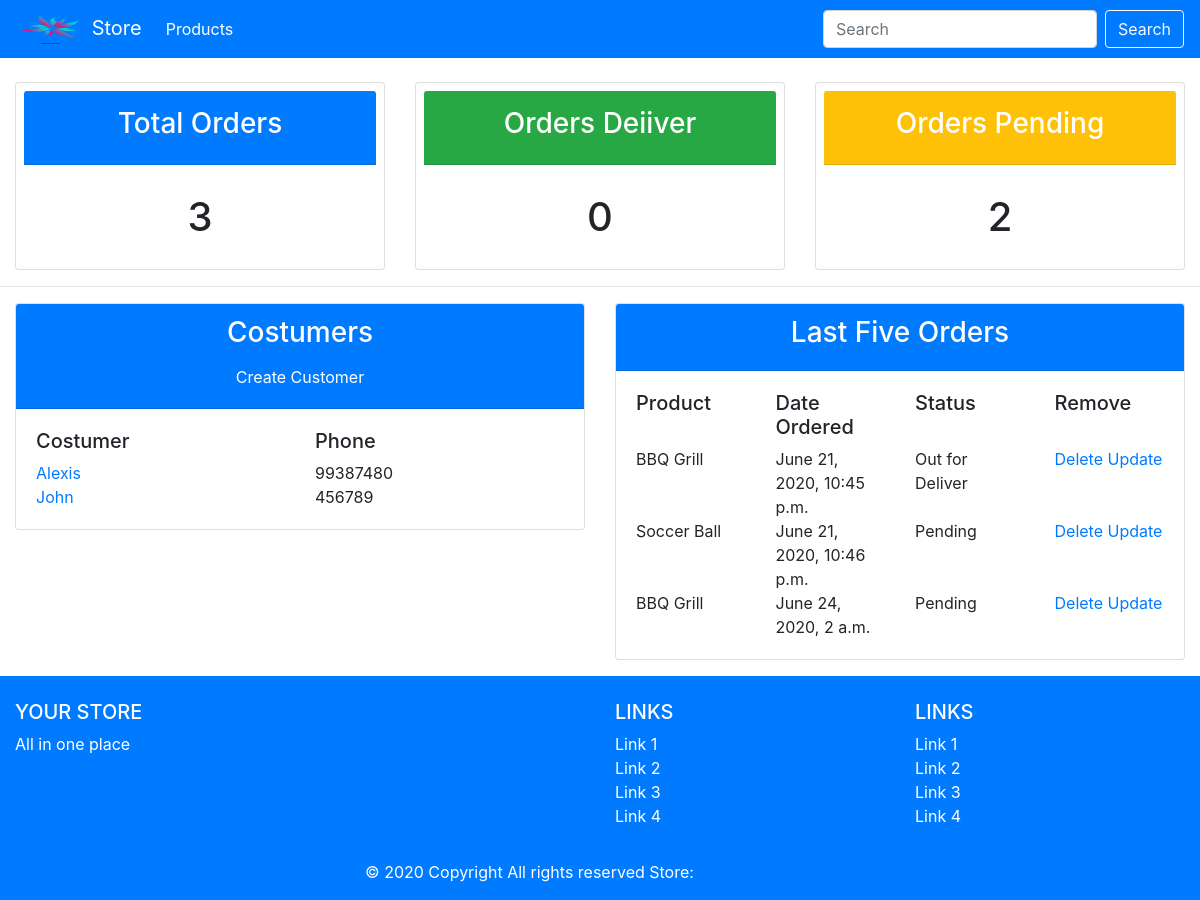
The page / on the database its author committed.
### accounts/models.py (models this page shows, shortened)
class Costumer(models.Model):
    name= models.CharField(max_length=200, null = True)
    phone= models.CharField(max_length=200, null = True)
    email= models.CharField(max_length=200, null = True)
    date_created= models.DateTimeField(auto_now_add=True, null= True)

class Order(models.Model):
    Status =(('Pending','Pending'),('Out for Deliver','Out for Deliver'),('Delivered','Delivered'))
    costumer=models.ForeignKey(Costumer, null=True, on_delete= models.SET_NULL)
    product= models.ForeignKey(Product, null= True,on_delete= models.SET_NULL)
    date_created= models.DateTimeField(auto_now_add=True, null = True)
    status =  models.CharField(max_length=200, null= True, choices=Status)
    note = models.CharField(max_length=500,null=True)

class Product(models.Model):
    Category= (('Indor','Indor'),('Outdor', 'Outdor'))
    name = models.CharField(max_length=200, null= True)
    price= models.FloatField(null=True)
    category= models.CharField(max_length=200, null= True, choices=Category)
    description= models.CharField(max_length=220, null= True, blank=True)
    date_created= models.DateTimeField(auto_now_add=True)
    tag = models.ManyToManyField(Tag, null= True)
    def __str__(self):
        return self.name

### accounts/views.py (the view)
# urls.py: path('',home ,name="home"),
def home(request):
    order = Order.objects.all()
    costumer = Costumer.objects.all()
    total_costumers= costumer.count()
    total_order = order.count()
    delivered = order.filter(status='Delivered').count()
    pending = order.filter(status='Pending').count()
    context = {"orders":order,"costumers":costumer,'total_costumers':total_costumers,'total_orders':total_order,'delivered':delivered,'pending':pending}
    return render(request,'accounts/base.html',context);

### accounts/templates/accounts/base.html (shortened to what this page needs)
{% load static %}
<!DOCTYPE html>
<html lang="en">
<head>
    <link rel="stylesheet" href="{% static 'accounts/css/bootstrap.css' %}">
</head>
<body>
    <nav class="navbar navbar-expand-lg navbar-primary bg-primary  ">
        <a class="navbar-brand text-white" href="{% url 'home' %}"> <img src="{% static 'images/logo.png' %}" alt="" style="width: 70px; height: 30px;" class="p-0"> Store</a>
        <div class="collapse navbar-collapse" id="navbarSupportedContent">
          <ul class="navbar-nav mr-auto">
            <li class="nav-item active">
              <a class="nav-link text-white" href="{% url 'products' %}">Products<span class="sr-only">(current)</span></a>
            </li>
          </ul>
          <form class="form-inline my-2 my-lg-0">
            <input class="form-control mr-sm-2" type="search" placeholder="Search" aria-label="Search">
            <button class="btn btn-outline-light my-2 my-sm-0" type="submit">Search</button>
          </form>
        </div>
      </nav>
    {% block content %}
        {% include "accounts/layouts/status.html" %}
        {% include "accounts/layouts/dashboard.html" %}
    {% endblock content %}
    {% include "accounts/partials/footer.html" %}
</body>
</html>

### accounts/templates/accounts/layouts/dashboard.html
<hr>
<div class="container-fluid ">
    <div class="row">
        <div class="col-md-6 mb-3">
            <div class="card">
                <div class="card-header bg-primary thumbnail text-center text-white">
                    <h3>Costumers</h3>
                    <button class="btn btn-primary thumbnail">Create Customer</button>
                </div>
                <div class="card-body">
                    <div class="row">
                        <div class="col-md-6">
                            <h5>Costumer</h5>
                        </div>
                        <div class="col-md-6">
                            <h5>Phone</h5>
                        </div>
                        {% for costumer in costumers %}
                            <div class="col-md-6">
                                <span><a href="{% url 'costumer' costumer.id %}">{{costumer.name}}</a></span>                            </div>
                            <div class="col-md-6">
                                <span>{{costumer.phone}}</span>
                            </div>
                        {% endfor %}
                    </div>
                </div>
            </div>
        </div>
        <div class="col-md-6 mb-3">
            <div class="card">
                <div class="card-header bg-primary thumbnail text-white text-center">
                    <h3>Last Five Orders </h3>
                </div>
                <div class="card-body">
                    <div class="row">
                        <div class="col-md-3">
                            <h5>Product</h5>
                        </div>
                        <div class="col-md-3">
                            <h5>Date Ordered</h5>
                        </div>
                        <div class="col-md-3">
                            <h5>Status</h5>
                        </div>
                        <div class="col-md-3">
                            <h5>Remove</h5>
                        </div>
                        {% for order in orders %}
                        <div class="col-md-3">
                            <span>{{order.product}}</span>
                        </div>
                        <div class="col-md-3">
                            <span>{{order.date_created}}</span>
                        </div>
                        <div class="col-md-3">
                            <span>{{order.status}}</span>
                        </div>
                        <div class="col-md-3">
                            <a href="{% url 'delete_order' order.id %}">Delete</a>
                            <a href="{% url 'update_order' order.id %}">Update</a>
                        </div>
                        {% endfor %}
                    </div>
                </div>
            </div>
        </div>
    </div>
</div>

### rows shown on the page
Costumer: name "Alexis", phone "99387480"
Costumer: name "John", phone "456789"
Order: product "BBQ Grill", date_created "June 21, 2020, 10:45 p.m.", status "Out for Deliver"
Order: product "Soccer Ball", date_created "June 21, 2020, 10:46 p.m.", status "Pending"
Order: product "BBQ Grill", date_created "June 24, 2020, 2 a.m.", status "Pending"

### other values the page prints
{{ total_orders }} "3"
{{ delivered }} "0"
{{ pending }} "2"
